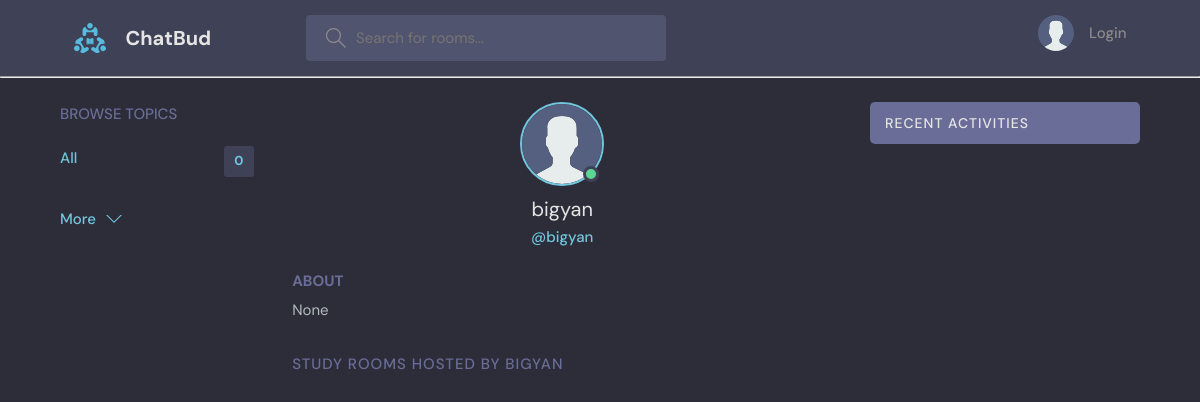
The app's page /profile/1/, older data.
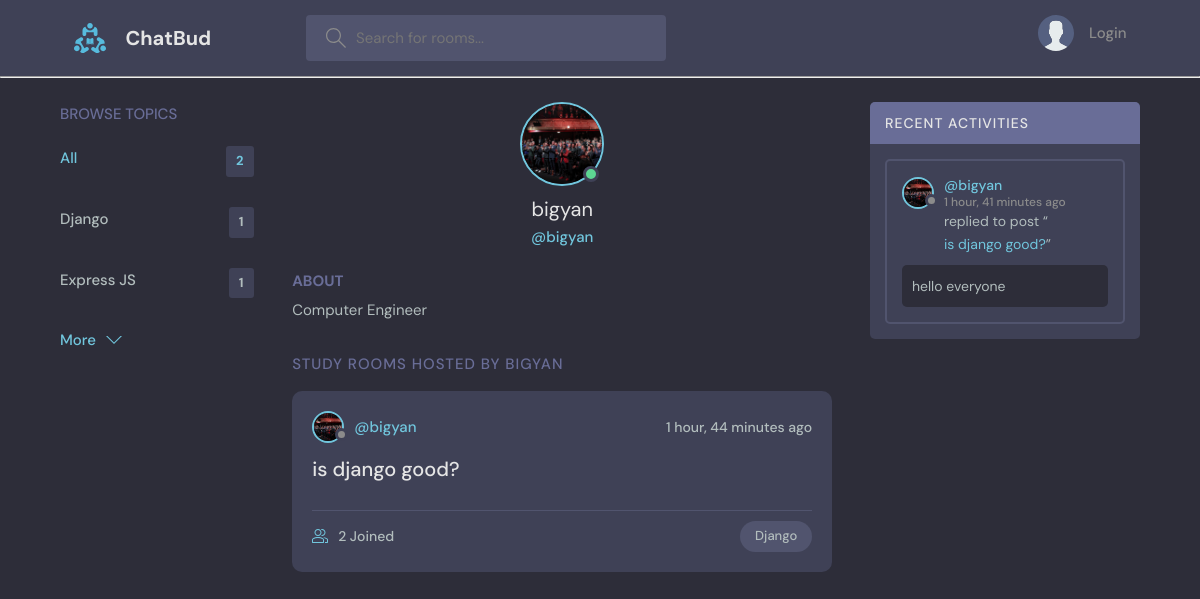
The same page, newer data.
### chatapp/models.py (models this page shows, shortened)
class User(AbstractUser):
    name = models.CharField(max_length=200,null=True)
    email = models.EmailField(unique=True,null=True)
    bio = models.TextField(null=True)
    avatar= models.ImageField(null=True, default="avatar.svg")
    USERNAME_FIELD= 'email'
    REQUIRED_FIELDS=[]

class Topic(models.Model):
    name = models.CharField(max_length=200)

class Room(models.Model):
    host = models.ForeignKey(User,on_delete=models.SET_NULL,null=True)
    topic = models.ForeignKey(Topic,on_delete=models.SET_NULL,null=True)
    name = models.CharField(max_length=200)
    description = models.TextField(null=True)
    participants = models.ManyToManyField(User,related_name='participants',blank=True) # here host is already connecting with User, so we give a related name to use.
    updated = models.DateTimeField(auto_now=True) # auto_now picks the time when the new data gets updated
    created = models.DateTimeField(auto_now_add=True) # whereas, auto_now_add saves the time when the data is created, hence it stays same for a particular data.
    class Meta:
        ordering = ['-updated','-created']
    def __str__(self):
        return self.name

class Message(models.Model):
    user = models.ForeignKey(User,on_delete=models.CASCADE)
    room = models.ForeignKey(Room,on_delete=models.CASCADE) #on_delete=models.CASCADE ensures that when a room is deleted then the messages gets deleted as well.
    body = models.TextField()
    updated = models.DateTimeField(auto_now=True)
    created = models.DateTimeField(auto_now_add=True)
    class Meta:
        ordering = ['-updated','-created']

### chatapp/views.py (the view)
# urls.py: path('profile/<str:pk>/',views.userProfile,name='user-profile' ),
def userProfile(request,pk):
    user = User.objects.get(id=pk)
    rooms = user.room_set.all() #getting all the rooms of a particular user when viewing the profile
    room_messages = user.message_set.all()
    topics = Topic.objects.all()
    context={'user':user, 'rooms':rooms, 'topics':topics, 'room_messages':room_messages}
    return render(request,'chatapp/profile.html',context)

### chatapp/templates/chatapp/profile.html (shortened to what this page needs)
 {% extends 'main.html' %}
 {% block content %}
 <main class="profile-page layout layout--3">
    <div class="container">
      {% include 'chatapp/topic_component.html' %}
      <div class="roomList">
        <div class="profile">
          <div class="profile__avatar">
            <div class="avatar avatar--large active">
              <img src="{{ user.avatar.url}}" />
            </div>
          </div>
          <div class="profile__info">
            <h3>{{user.username}}</h3>
            <p>@{{user.username}}</p>
          </div>
          <div class="profile__about">
            <h3>About</h3>
            <p>
              {{user.bio}}
            </p>
          </div>
        </div>
        <div class="roomList__header">
          <div>
            <h2>Study Rooms Hosted by {{user.username}}</a>
            </h2>
          </div>
        </div>
        {% include 'chatapp/feed_component.html' %}
      </div>
       {% include 'chatapp/activity_component.html' %}
    </div>
  </main>
 {% endblock %}

### templates/main.html (shortened to what this page needs)
<!DOCTYPE html>
{% load static %}
<html lang="en">
  <head>
    <link rel="stylesheet" href="{% static 'styles/style.css' %}" />
  </head>
  <body>
    <header class="header header--loggedIn">
      <div class="container">
        <a href="{% url 'index' %}" class="header__logo">
          <img src="{% static 'images/logo.svg' %}" />
          <h1>ChatBud</h1>
        </a>
        <form class="header__search" method="GET" action="{% url 'index' %}">
          <label>
            <input placeholder="Search for rooms..." name="q" />
          </label>
        </form>
        <nav class="header__menu">
        {% if request.user.is_authenticated %}
          <div class="header__user">
            <a href="{% url 'user-profile' user.id %}">
              <div class="avatar avatar--medium active">
                <img src="{{request.user.avatar.url}}" />
              </div>
              <p>{{ request.user.username }} <span>@{{request.user.username}}</span></p>
            </a>
            <button class="dropdown-button">
              <svg version="1.1" xmlns="http://www.w3.org/2000/svg" width="32" height="32" viewBox="0 0 32 32">
                <title>chevron-down</title>
                <path d="M16 21l-13-13h-3l16 16 16-16h-3l-13 13z"></path>
              </svg>
            </button>
          </div>
        {% else %}
          <a href="{% url 'login' %}">
            <img src="{% static 'images/avatar.svg' %}" />
            <p>Login</p>
          </a>
        {% endif %}
        </nav>
      </div>
    </header>
    <nav>
    <hr>
    {% block content %}
    {% endblock %}
  </body>
</html>

### chatapp/templates/chatapp/topic_component.html
<div class="topics">
    <div class="topics__header">
      <h2>Browse Topics</h2>
    </div>
    <ul class="topics__list">
      <li>
        <a href="{% url 'index' %}" class="active">All <span>{{topics.count}}</span></a>
      </li>
      {% for topic in topics %}
        <li>
        <a href="{% url 'index' %}?q={{topic.name}}">{{topic.name}} <span>{{topic.room_set.all.count}}</span></a>
      </li>
      {% endfor %}
         </ul>
    <a class="btn btn--link" href="{% url 'topics' %}">
      More
      <svg version="1.1" xmlns="http://www.w3.org/2000/svg" width="32" height="32" viewBox="0 0 32 32">
        <title>chevron-down</title>
        <path d="M16 21l-13-13h-3l16 16 16-16h-3l-13 13z"></path>
      </svg>
    </a>
  </div>

### chatapp/templates/chatapp/feed_component.html (shortened to what this page needs)
        {% for room in rooms %}
          <div class="roomListRoom">
            <div class="roomListRoom__header">
              <a href="{% url 'user-profile' room.host.id %}" class="roomListRoom__author">
                <div class="avatar avatar--small">
                  <img src="{{ room.host.avatar.url }}" />
                </div>
                <span>@{{ room.host.username }}</span>
              </a>
              <div class="roomListRoom__actions">
                <span>{{ room.created|timesince }} ago</span>
              </div>
            </div>
            <div class="roomListRoom__content">
              <a href="{% url 'room' room.id %}">{{room.name}}</a>
            </div>
            <div class="roomListRoom__meta">
              <a href="{% url 'room' room.id %}" class="roomListRoom__joined">
                {{ room.participants.all.count }} Joined
              </a>
              <p class="roomListRoom__topic">{{room.topic.name}}</p>
            </div>
          </div>
        {% endfor %}

### chatapp/templates/chatapp/activity_component.html (shortened to what this page needs)
<div class="activities">
    <div class="activities__header">
        <h2>Recent Activities</h2>
    </div>
    {% for message in room_messages %}
    <div class="activities__box">
        <div class="activities__boxHeader roomListRoom__header">
            <a href="{% url 'user-profile' message.user.id %}" class="roomListRoom__author">
                <div class="avatar avatar--small">
                    <img src="{{ message.user.avatar.url }}" />
                </div>
                <p>
                    @{{ message.user.username }}
                    <span>{{ message.created|timesince}} ago</span>
                </p>
            </a>
        </div>
        <div class="activities__boxContent">
            <p>
                replied to post “<a href="{% url 'room' message.room.id %}">{{message.room}}</a>”
            </p>
            <div class="activities__boxRoomContent">
                {{message.body}}
            </div>
        </div>
    </div>
    {% endfor %}
</div>

Row changes from the older to the newer data that the page shows:
added Topic: name "Django", room_set.all.count "1"
added Topic: name "Express JS", room_set.all.count "1"
changed User "bigyan": avatar: picture added in place of a placeholder; bio "None" → "Computer Engineer"
added Room: host.avatar (picture), host.username "bigyan", created "1 hour, 44 minutes", name "is django good?", participants.all.count "2", topic.name "Django"
added Message: user.avatar (picture), user.username "bigyan", created "1 hour, 41 minutes", room "is django good?", body "hello everyone"
Text that changed along with them:
{{ topics.count }}: "0" → "2"
